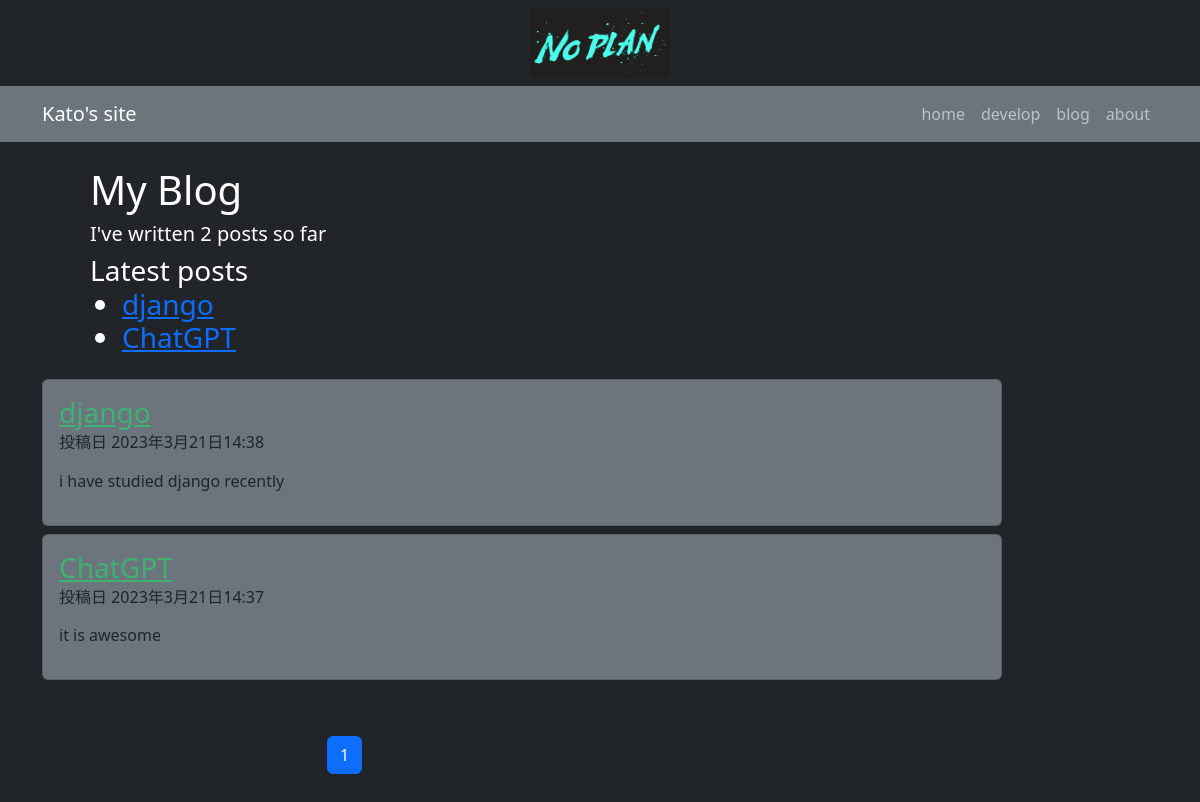
The page /blog/ on the database as committed earlier.
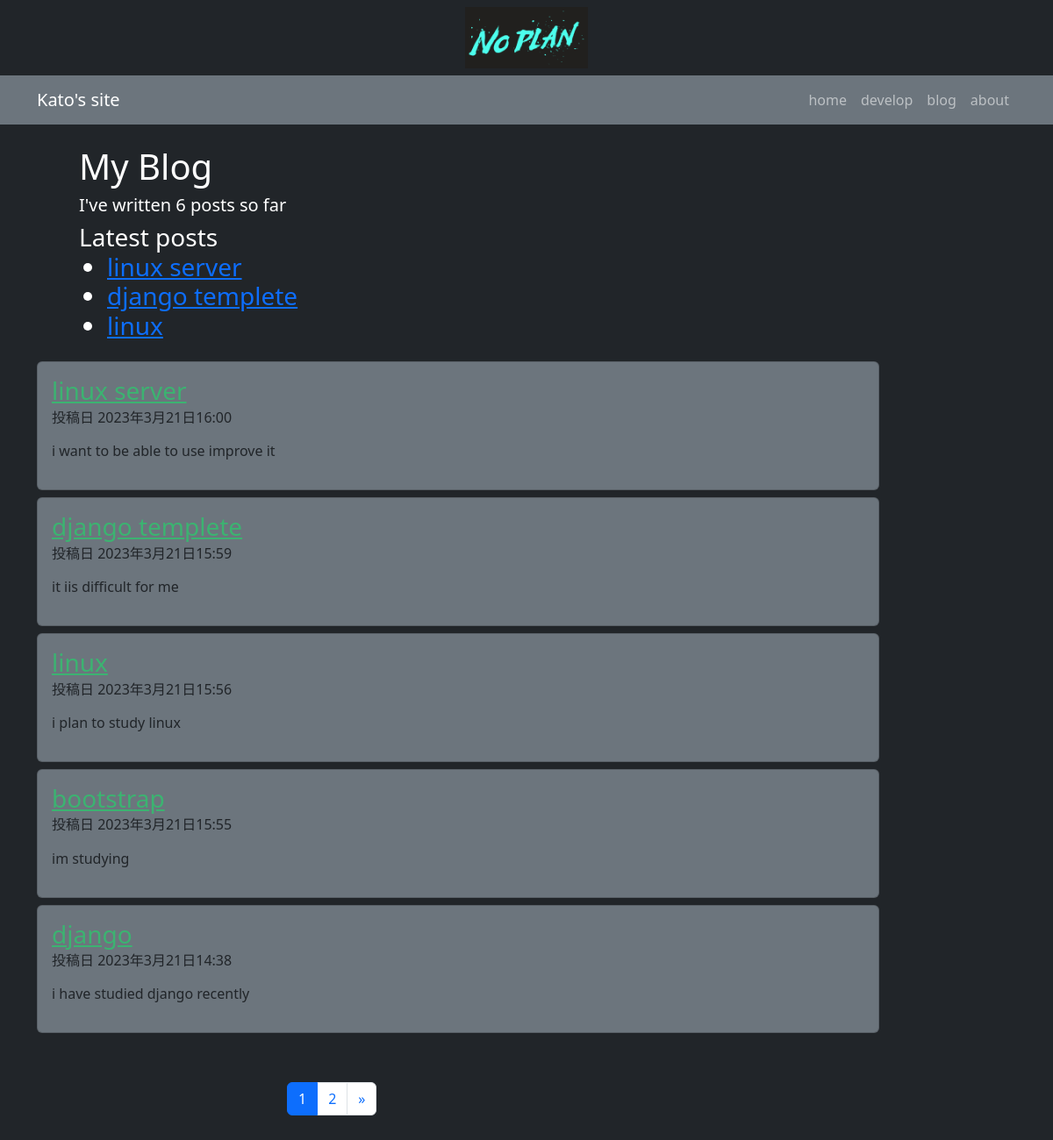
The same page on the database as committed later.
### blog/models.py (models this page shows, shortened)
class Post(models.Model):
    class Status(models.TextChoices):
        DRAFT = "DF", "Draft"
        PUBLISHED = "PB", "Published"
    title = models.CharField(max_length=50)
    body = models.TextField()
    slug = models.SlugField()
    status = models.CharField(max_length=2
                                ,choices=Status.choices,
                                default=Status.DRAFT)
    publish = models.DateTimeField(default=timezone.now)
    created = models.DateTimeField(auto_now_add=True)
    update = models.DateTimeField(auto_now=True)
    objects = models.Manager()
    published = PublishedManager()
    tags = TaggableManager()
    class Meta:
        ordering = ["-publish"]
        indexes = [
            models.Index(fields=["-publish"])
        ]
    def get_absolute_url(self):
        return reverse("blog:post_detail", args=[
                        self.publish.year,
                        self.publish.month,
                        self.publish.day,
                        self.slug
                        ])

### blog/views.py (the view)
# urls.py: path("blog/", views.PostListView.as_view(), name="list"),
class PostListView(generic.ListView):
    queryset = models.Post.published.all()
    context_object_name = "posts"
    paginate_by = 5
    template_name = "blog/list.html"

### blog/models.py (called while the page is built)
    def get_queryset(self):
        return super().get_queryset()\
            .filter(status=Post.Status.PUBLISHED)

### blog/templatetags/blog_tags.py (called while the page is built)
@register.simple_tag
def total_posts():
    return Post.published.count()

@register.inclusion_tag("blog/latest_posts.html")
def show_latest_posts(count=3):
    latest_posts = Post.published.order_by("-publish")[:count]
    return {"latest_posts": latest_posts}

### templates/blog/list.html (shortened to what this page needs)
{% extends 'blog/base.html' %}
{% load blog_tags %}
{% block content %}
<div class="container">
  <div class="row">
    <div class="col">
        <h1 class="px-5 pt-4">My Blog</h1>
        <h5 class="px-5">I've written {% total_posts %} posts so far</h4>
          <h3 class="px-5">
            Latest posts
            {% show_latest_posts %}
          </h3>
    </div>
  </div>
</div>
<div class="container">
  {% for post in posts %}
  <div class="row my-2">
    <div class="col md-8">
      <div class="card bg-secondary text-dark" style="max-width: 60rem;">
          <div class="card-body">
            <h3 class="card-title">
              <a href="{{ post.get_absolute_url}}" style="color:#3cb371">
                {{ post.title }}
              </a>
            </h3>
            <h6 class="card-subtitle">
              投稿日 {{ post.publish }}
            </h6>
            <p class="card-text">
              {{ post.body|truncatewords:30|linebreaks}}
            </p>
          </div>
        </div>
    </div>
  </div>
  {% endfor %}
  <div class="row justify-content-center">
    <div class="col-6 mt-5">
      {% include "paginator2.html" with page_obj=page_obj %}
    </div>
  </div>
</div>
{% endblock content %}

### templates/blog/base.html (shortened to what this page needs)
{% load django_bootstrap5 %}
{% load static %}
<!DOCTYPE html>
<html lang='ja'>
<head>
  {% bootstrap_css %}
</head>
<header class="py-2">
  <div class="container text-center">
    <a href="{% url 'blog:home' %}">
      <img src="{% static 'img/no_plan.png' %}" alt="top" class="mw-100 img-responsive" height="70px">
    </a>
  </div>
</header>
<nav class="navbar navbar-expand-md navbar-dark bg-secondary sticky-top">
  <div class="container">
    <a class="navbar-brand" href="{% url 'blog:home' %}">Kato's site</a>
    <div class="collapse navbar-collapse" id="navbar-content">
      <ul class="navbar-nav ms-auto ">
        <li class="nav-item active ">
          <a class="nav-link" href="#">home  <span class="visually-hidden">(current)</span></a>
        </li>
        <li class="nav-item">
          <a class="nav-link" href="#">develop  </a>
        </li>
        <li class="nav-item">
          <a class="nav-link" href="{% url 'blog:list' %}">blog</a>
        </li>
        <li class="nav-item">
          <a class="nav-link" href="{% url 'blog:about' %}">about </a>
        </li>
      </ul>
    </div>
  </div>
</nav>
<body class="bg-dark text-white">
  {% block content %}
  {% endblock content %}
</body>
<footer class="py-4">
</footer>
</html>

### templates/blog/latest_posts.html
<ul>
  {% for post in latest_posts %}
    <li>
      <a href="{{ post.get_absolute_url }}">{{ post.title }}</a>
    </li>
  {% endfor %}
</ul>

### templates/paginator2.html (shortened to what this page needs)
{% if page_obj %}
  <ul class="pagination">
    {% for num in page_obj.paginator.page_range %}
      {% if page_obj.number == num %}
        <li class="page-item active"><a class="page-link" href="#!">{{ num }}</a></li>
      {% else %}
        <li class="page-item"><a class="page-link" href="?page={{ num }}">{{ num }}</a></li>
      {% endif %}
    {% endfor %}
    {% if page_obj.has_next %}
      <li class="page-item">
        <a class="page-link" href="?page={{ page_obj.next_page_number }}">
          <span aria-hidden="true">&raquo;</span>
        </a>
      </li>
    {% endif %}
  </ul>
{% endif %}

Rows that differ between the two databases and show on the page:
no longer on this page (row unchanged): Post: title "ChatGPT", publish "2023年3月21日14:37", body "it is awesome"
no longer on one of the page's lists (row unchanged): Post: title "django"
added Post: title "linux server", publish "2023年3月21日16:00", body "i want to be able to use improve it"
added Post: title "django templete", publish "2023年3月21日15:59", body "it iis difficult for me"
added Post: title "linux", publish "2023年3月21日15:56", body "i plan to study linux"
added Post: title "bootstrap", publish "2023年3月21日15:55", body "im studying"
Other text that changed with them:
text no longer shown: "2"
text now shown: "6 »"
new list line: "2"
